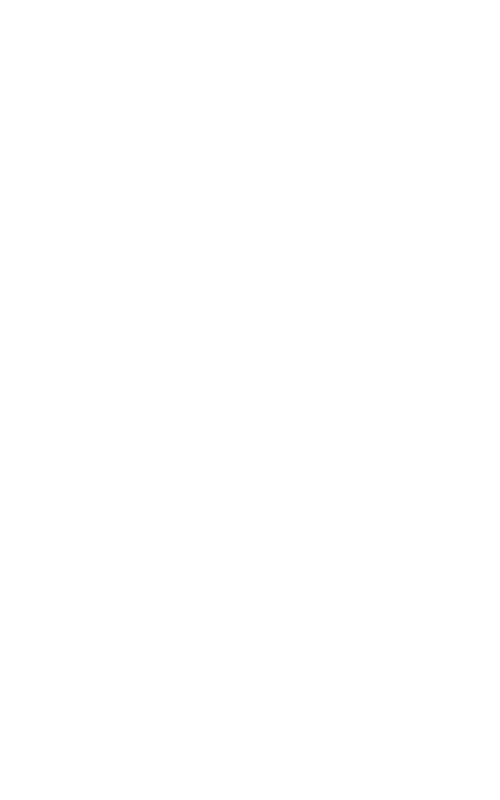
Frame 1 (no input)
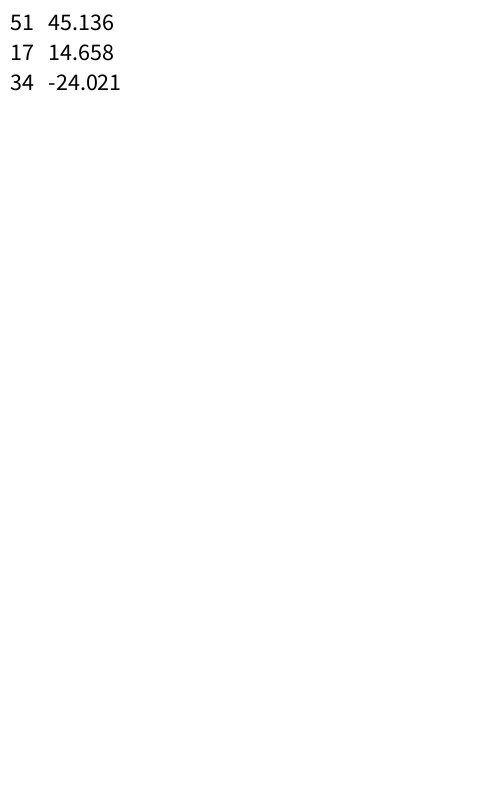
Frame 60 (the mouse pressed at the canvas centre just before this capture)
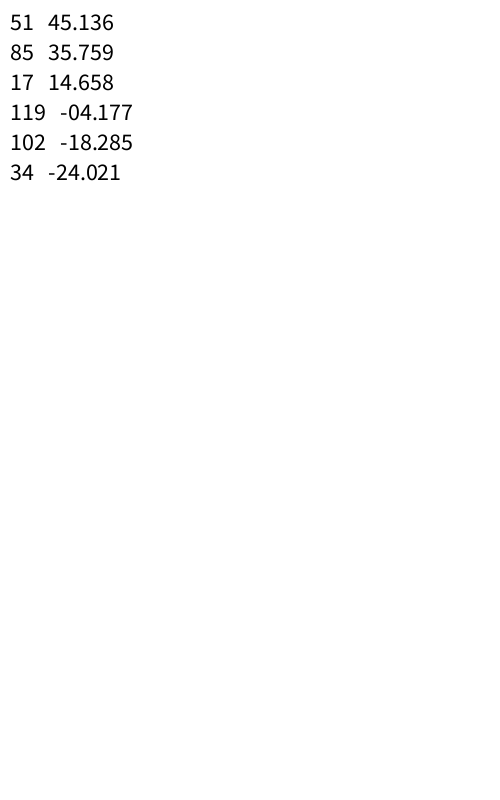
Frame 120 (the mouse held since frame 60 and released just before this capture)

The Processing sketch that drew these frames (run headless with seeded random() and noise(); from frame 60 on, the mouse is pressed at the canvas centre):

// Processing sketch: TreeMapExample
// ── TreeMapExample.pde
import java.util.*;
import java.util.Map.Entry;

NavigableMap<Float, Integer> values = new TreeMap<Float, Integer>();
final int TO_DISPLAY = 5;

void setup()
{
  size(500, 800);
  fill(0);
  textSize(24);
}

void draw()
{
  background(255);
  if (frameCount % 17 == 0) // Simulates data coming at a slower rate
  {
    values.put(random(-50, 50), frameCount);
  }

  int c = 0;
  for (Entry<Float, Integer> me : values.descendingMap().entrySet())
  {
    if (c > TO_DISPLAY)
      break;
      
    text(
        nf(me.getValue().intValue(), 2, 0) + "   " + 
        nf(me.getKey().floatValue(), 2, 3),
       10, 30 + c * 30); 
    c++;
  }
}
